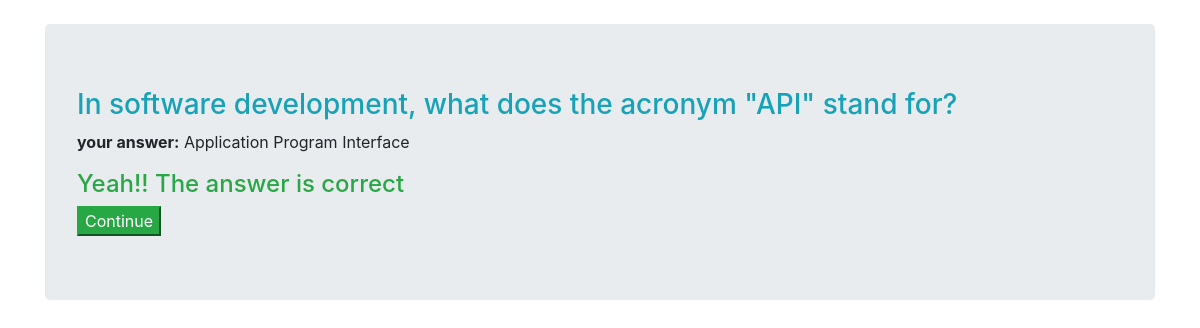
Screenshot of /resultado/97 with the database file from the repository.
### Quiz/models.py (models this page shows, shortened)
class PreguntasRespondidas(models.Model):
    quizUser = models.ForeignKey(QuizUsuario, on_delete=models.CASCADE, related_name='intentos')
    pregunta = models.ForeignKey(Pregunta, on_delete=models.CASCADE)
    respuesta = models.ForeignKey(ChooseAnswer, on_delete=models.CASCADE, null=True)
    correcta = models.BooleanField(verbose_name='¿Es esta la respuesta correcta?', default=False, null=False)
    puntaje_obtenido = models.DecimalField(verbose_name='Puntaje Obtenido', default=0, decimal_places=2, max_digits=6)

class Pregunta(models.Model):
    NUMERO_DE_RESPUESTAS_PERMITIDAS = 1
    texto = models.TextField(verbose_name='texto de la pregunta')
    max_puntaje = models.DecimalField(verbose_name='Maximo Puntaje', default=3, decimal_places=2, max_digits=6)

class ChooseAnswer(models.Model):
    MAXIMO_RESPUESTA = 4
    pregunta = models.ForeignKey(Pregunta, related_name='opciones', on_delete=models.CASCADE)
    correcta = models.BooleanField(verbose_name='¿Es esta la pregunta correcta?', default=False, null=False)
    texto = models.TextField(verbose_name='Texto de la respuesta')

### Quiz/views.py (the view)
# urls.py: path('resultado/<int:pregunta_respondida_pk>', resultado_pregunta, name='resultado')
def resultado_pregunta(request, pregunta_respondida_pk):
      respondida=get_object_or_404(PreguntasRespondidas, pk=pregunta_respondida_pk)
      context={
            'respondida':respondida
      }
      return render(request, 'play/resultados.html', context)

### Template/play/resultados.html (shortened to what this page needs)
{% extends 'base.html' %}
{% block contenido %}
<div class="container">
	<div class="jumbotron my-4">
		<h3 class="text-info">{{respondida.pregunta.texto|safe}}</h3>
		<p>
			<strong>your answer:</strong>
			{{respondida.respuesta.texto|safe}}
		</p>
	{% if respondida.respuesta.correcta %}
		<h4 class="text-success">Yeah!! The answer is correct</h4>
	{% endif %}
	<a href="{% url 'jugar' %}">
		<button class="btn-success">
			Continue
		</button>
	</a>
	</div>
</div>
{% endblock %}

### rows the page displays
PreguntasRespondidas: pregunta.texto "In software development, what does the acronym \"API\" stand for?", respuesta.texto "Application Program Interface"
